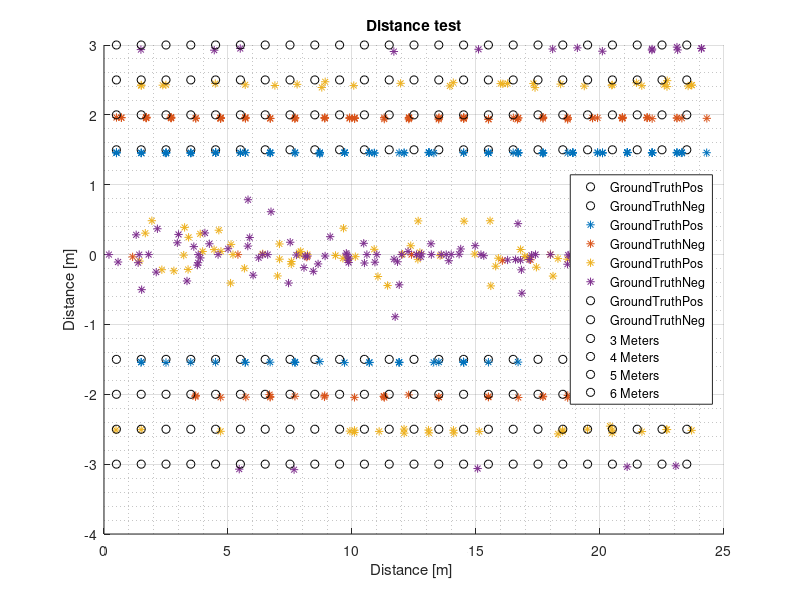

Write the MATLAB code that produced this figure.
clc;
clear;
close;
log1data=importdata('loog3metergap.txt', ' ')
log2data=importdata('loog4metergap.txt', ' ')
log3data=importdata('loog5metergap.txt', ' ')
log4data=importdata('loog6metergap.txt', ' ')

groundtrouth=0.5:1:24;
groundtrouthypos=[-1.5 -1.5 -1.5 -1.5 -1.5 -1.5 -1.5 -1.5 -1.5 -1.5 -1.5 -1.5 -1.5 -1.5 -1.5 -1.5 -1.5 -1.5 -1.5 -1.5 -1.5 -1.5 -1.5 -1.5 ];
grountrouthneg=[1.5 1.5 1.5 1.5 1.5 1.5 1.5 1.5 1.5 1.5 1.5 1.5 1.5 1.5 1.5 1.5 1.5 1.5 1.5 1.5 1.5 1.5 1.5 1.5 ];

groundtrouthypos1=[2 2 2 2 2 2 2 2 2 2 2 2 2 2 2 2 2 2 2 2 2 2 2 2 ];
grountrouthneg1=[-2 -2 -2 -2 -2 -2 -2 -2 -2 -2 -2 -2 -2 -2 -2 -2 -2 -2 -2 -2 -2 -2 -2 -2 ];

groundtrouthypos2=[2.5 2.5 2.5 2.5 2.5 2.5 2.5 2.5 2.5 2.5 2.5 2.5 2.5 2.5 2.5 2.5 2.5 2.5 2.5 2.5 2.5 2.5 2.5 2.5]
grountrouthneg2=[-2.5 -2.5 -2.5 -2.5 -2.5 -2.5 -2.5 -2.5 -2.5 -2.5 -2.5 -2.5 -2.5 -2.5 -2.5 -2.5 -2.5 -2.5 -2.5 -2.5 -2.5 -2.5 -2.5 -2.5 ]

groundtrouthypos3=[3 3 3 3 3 3 3 3 3 3 3 3 3 3 3 3 3 3 3 3 3 3 3 3]
grountrouthneg3=[-3 -3 -3 -3 -3 -3 -3 -3 -3 -3 -3 -3 -3 -3 -3 -3 -3 -3 -3 -3 -3 -3 -3 -3]

x1=log1data(:,1);
y1=log1data(:,2);
x2=log2data(:,1);
y2=log2data(:,2);
x3=log3data(:,1);
y3=log3data(:,2);
x4=log4data(:,1);
y4=log4data(:,2);

distvector=0:size(log1data)-1;

distvector2=0:size(log1data)-1;
distvector2=distvector2.*0.2

x1korigeret=x1+distvector2';
x2korigeret=x2+distvector2';
x3korigeret=x3+distvector2';
x4korigeret=x4+distvector2';

hold on
grid on
grid minor

plot(groundtrouth,groundtrouthypos,'o k',groundtrouth,grountrouthneg,'o k')
plot(x1korigeret,y1, '*')
plot(x2korigeret,y2, '*')
plot(x3korigeret,y3, '*')
plot(x4korigeret,y4, '*')
plot(groundtrouth,groundtrouthypos1,'o k',groundtrouth,grountrouthneg1,'o k',groundtrouth,groundtrouthypos2,'o k',groundtrouth,grountrouthneg2,'o k')
plot(groundtrouth,groundtrouthypos3,'o k',groundtrouth,grountrouthneg3,'o k')

legend({'GroundTruthPos','GroundTruthNeg','GroundTruthPos','GroundTruthNeg','GroundTruthPos','GroundTruthNeg','GroundTruthPos','GroundTruthNeg','3 Meters','4 Meters','5 Meters', '6 Meters'},'Location','east')
title('Distance test')
xlabel('Distance [m] ')
ylabel('Distance [m]')